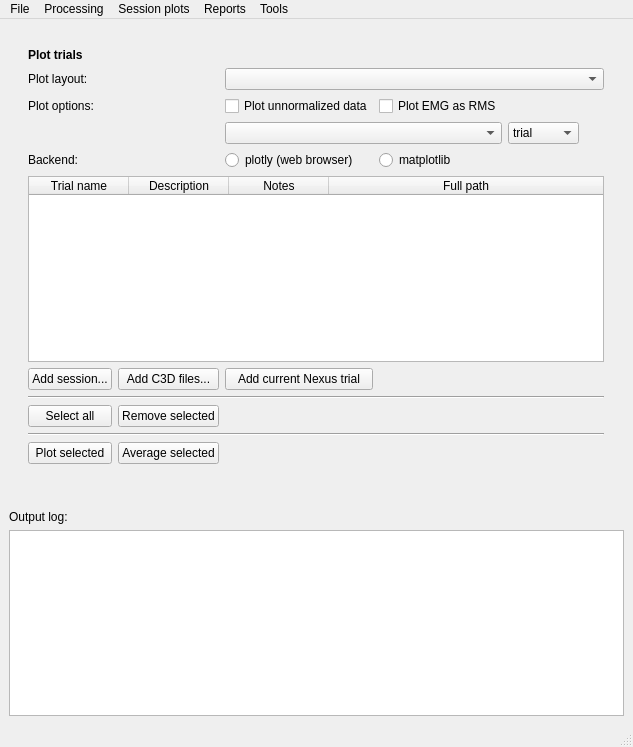
<?xml version="1.0" encoding="UTF-8"?>
<ui version="4.0">
 <class>MainWindow</class>
 <widget class="QMainWindow" name="MainWindow">
  <property name="geometry">
   <rect>
    <x>0</x>
    <y>0</y>
    <width>633</width>
    <height>747</height>
   </rect>
  </property>
  <property name="windowTitle">
   <string>gaitutils menu</string>
  </property>
  <widget class="QWidget" name="centralwidget">
   <layout class="QVBoxLayout" name="verticalLayout">
    <item>
     <spacer name="verticalSpacer">
      <property name="orientation">
       <enum>Qt::Vertical</enum>
      </property>
      <property name="sizeType">
       <enum>QSizePolicy::Fixed</enum>
      </property>
      <property name="sizeHint" stdset="0">
       <size>
        <width>10</width>
        <height>20</height>
       </size>
      </property>
     </spacer>
    </item>
    <item>
     <layout class="QGridLayout" name="gridLayout">
      <item row="3" column="2">
       <widget class="QLabel" name="label_6">
        <property name="font">
         <font>
          <weight>75</weight>
          <bold>true</bold>
         </font>
        </property>
        <property name="text">
         <string>Plot trials</string>
        </property>
       </widget>
      </item>
      <item row="9" column="5">
       <widget class="QRadioButton" name="rbMatplotlib">
        <property name="text">
         <string>matplotlib</string>
        </property>
        <attribute name="buttonGroup">
         <string notr="true">buttonGroup_2</string>
        </attribute>
       </widget>
      </item>
      <item row="11" column="3">
       <widget class="QPushButton" name="btnAddTrials">
        <property name="text">
         <string>Add C3D files...</string>
        </property>
       </widget>
      </item>
      <item row="10" column="2" colspan="8">
       <widget class="QTableWidget" name="tableTrials">
        <property name="styleSheet">
         <string notr="true"/>
        </property>
        <property name="sizeAdjustPolicy">
         <enum>QAbstractScrollArea::AdjustIgnored</enum>
        </property>
        <property name="editTriggers">
         <set>QAbstractItemView::NoEditTriggers</set>
        </property>
        <property name="alternatingRowColors">
         <bool>false</bool>
        </property>
        <property name="selectionBehavior">
         <enum>QAbstractItemView::SelectRows</enum>
        </property>
        <attribute name="horizontalHeaderStretchLastSection">
         <bool>true</bool>
        </attribute>
        <attribute name="verticalHeaderVisible">
         <bool>false</bool>
        </attribute>
        <attribute name="verticalHeaderStretchLastSection">
         <bool>false</bool>
        </attribute>
        <column>
         <property name="text">
          <string>Trial name</string>
         </property>
        </column>
        <column>
         <property name="text">
          <string>Description</string>
         </property>
        </column>
        <column>
         <property name="text">
          <string>Notes</string>
         </property>
        </column>
        <column>
         <property name="text">
          <string>Full path</string>
         </property>
        </column>
       </widget>
      </item>
      <item row="16" column="3">
       <widget class="QPushButton" name="btnAveragePlot">
        <property name="text">
         <string>Average selected</string>
        </property>
       </widget>
      </item>
      <item row="13" column="3">
       <widget class="QPushButton" name="btnClearSelected">
        <property name="text">
         <string>Remove selected</string>
        </property>
       </widget>
      </item>
      <item row="9" column="4">
       <widget class="QRadioButton" name="rbPlotly">
        <property name="text">
         <string>plotly (web browser)</string>
        </property>
        <attribute name="buttonGroup">
         <string notr="true">buttonGroup_2</string>
        </attribute>
       </widget>
      </item>
      <item row="13" column="2">
       <widget class="QPushButton" name="btnSelectAll">
        <property name="text">
         <string>Select all</string>
        </property>
       </widget>
      </item>
      <item row="9" column="2">
       <widget class="QLabel" name="label">
        <property name="text">
         <string>Backend:</string>
        </property>
       </widget>
      </item>
      <item row="5" column="4" colspan="6">
       <widget class="QComboBox" name="cbLayout">
        <property name="sizePolicy">
         <sizepolicy hsizetype="Preferred" vsizetype="Preferred">
          <horstretch>0</horstretch>
          <verstretch>0</verstretch>
         </sizepolicy>
        </property>
       </widget>
      </item>
      <item row="18" column="9">
       <widget class="QLabel" name="label_2">
        <property name="text">
         <string/>
        </property>
       </widget>
      </item>
      <item row="11" column="2">
       <widget class="QPushButton" name="btnAddSession">
        <property name="text">
         <string>Add session...</string>
        </property>
       </widget>
      </item>
      <item row="12" column="2" colspan="8">
       <widget class="Line" name="line_2">
        <property name="orientation">
         <enum>Qt::Horizontal</enum>
        </property>
       </widget>
      </item>
      <item row="5" column="0">
       <spacer name="horizontalSpacer_3">
        <property name="orientation">
         <enum>Qt::Horizontal</enum>
        </property>
        <property name="sizeType">
         <enum>QSizePolicy::Preferred</enum>
        </property>
        <property name="sizeHint" stdset="0">
         <size>
          <width>40</width>
          <height>20</height>
         </size>
        </property>
       </spacer>
      </item>
      <item row="5" column="10">
       <spacer name="horizontalSpacer_4">
        <property name="orientation">
         <enum>Qt::Horizontal</enum>
        </property>
        <property name="sizeType">
         <enum>QSizePolicy::Preferred</enum>
        </property>
        <property name="sizeHint" stdset="0">
         <size>
          <width>40</width>
          <height>20</height>
         </size>
        </property>
       </spacer>
      </item>
      <item row="7" column="2">
       <widget class="QLabel" name="label_5">
        <property name="text">
         <string>Plot options:</string>
        </property>
       </widget>
      </item>
      <item row="16" column="2">
       <widget class="QPushButton" name="btnPlotTrials">
        <property name="text">
         <string>Plot selected</string>
        </property>
       </widget>
      </item>
      <item row="5" column="2">
       <widget class="QLabel" name="label_3">
        <property name="text">
         <string>Plot layout:</string>
        </property>
       </widget>
      </item>
      <item row="7" column="4">
       <widget class="QCheckBox" name="xbPlotUnnorm">
        <property name="sizePolicy">
         <sizepolicy hsizetype="Preferred" vsizetype="Fixed">
          <horstretch>0</horstretch>
          <verstretch>0</verstretch>
         </sizepolicy>
        </property>
        <property name="text">
         <string>Plot unnormalized data</string>
        </property>
       </widget>
      </item>
      <item row="11" column="4">
       <widget class="QPushButton" name="btnAddNexusTrial">
        <property name="text">
         <string>Add current Nexus trial</string>
        </property>
       </widget>
      </item>
      <item row="7" column="5">
       <widget class="QCheckBox" name="xbEMGRMS">
        <property name="text">
         <string>Plot EMG as RMS</string>
        </property>
        <property name="checked">
         <bool>false</bool>
        </property>
       </widget>
      </item>
      <item row="15" column="2" colspan="8">
       <widget class="Line" name="line">
        <property name="orientation">
         <enum>Qt::Horizontal</enum>
        </property>
       </widget>
      </item>
      <item row="8" column="6">
       <widget class="QComboBox" name="cbColorStyleBy">
        <item>
         <property name="text">
          <string>trial</string>
         </property>
        </item>
        <item>
         <property name="text">
          <string>context</string>
         </property>
        </item>
        <item>
         <property name="text">
          <string>session</string>
         </property>
        </item>
        <item>
         <property name="text">
          <string>none</string>
         </property>
        </item>
       </widget>
      </item>
      <item row="8" column="4" colspan="2">
       <widget class="QComboBox" name="cbColorStyleVar"/>
      </item>
     </layout>
    </item>
    <item>
     <spacer name="verticalSpacer_3">
      <property name="orientation">
       <enum>Qt::Vertical</enum>
      </property>
      <property name="sizeType">
       <enum>QSizePolicy::Fixed</enum>
      </property>
      <property name="sizeHint" stdset="0">
       <size>
        <width>10</width>
        <height>20</height>
       </size>
      </property>
     </spacer>
    </item>
    <item>
     <widget class="QLabel" name="label_4">
      <property name="text">
       <string>Output log:</string>
      </property>
     </widget>
    </item>
    <item>
     <widget class="QPlainTextEdit" name="txtOutput"/>
    </item>
   </layout>
  </widget>
  <widget class="QMenuBar" name="menubar">
   <property name="geometry">
    <rect>
     <x>0</x>
     <y>0</y>
     <width>633</width>
     <height>21</height>
    </rect>
   </property>
   <widget class="QMenu" name="menuFile">
    <property name="title">
     <string>File</string>
    </property>
    <addaction name="actionOpts"/>
    <addaction name="actionQuit"/>
   </widget>
   <widget class="QMenu" name="menuAnalysis">
    <property name="title">
     <string>Tools</string>
    </property>
    <addaction name="actionTardieu_analysis"/>
   </widget>
   <widget class="QMenu" name="menuProcessing">
    <property name="title">
     <string>Processing</string>
    </property>
    <addaction name="actionAutoprocess_session"/>
    <addaction name="actionAutoprocess_single_trial"/>
    <addaction name="actionAutomark_events"/>
    <addaction name="actionRun_postprocessing_pipelines"/>
    <addaction name="actionConvert_session_videos_to_web_format"/>
    <addaction name="actionCopy_session_videos_to_desktop"/>
   </widget>
   <widget class="QMenu" name="menuReports">
    <property name="title">
     <string>Reports</string>
    </property>
    <addaction name="actionWeb_report_from_Nexus_session"/>
    <addaction name="actionPDF_report_from_Nexus_session"/>
    <addaction name="actionWeb_reports"/>
    <addaction name="actionCreate_PDF_report"/>
   </widget>
   <widget class="QMenu" name="menuPlotting">
    <property name="title">
     <string>Session plots</string>
    </property>
    <addaction name="actionTrial_median_velocities"/>
    <addaction name="actionTrial_timedep_velocities"/>
    <addaction name="actionTime_distance_average"/>
   </widget>
   <addaction name="menuFile"/>
   <addaction name="menuProcessing"/>
   <addaction name="menuPlotting"/>
   <addaction name="menuReports"/>
   <addaction name="menuAnalysis"/>
  </widget>
  <widget class="QStatusBar" name="statusbar"/>
  <action name="actionOptions">
   <property name="text">
    <string>Options...</string>
   </property>
  </action>
  <action name="actionQuit">
   <property name="text">
    <string>Quit</string>
   </property>
  </action>
  <action name="actionOptions_2">
   <property name="text">
    <string>Options...</string>
   </property>
  </action>
  <action name="actionOptions_3">
   <property name="text">
    <string>Options...</string>
   </property>
  </action>
  <action name="actionOptions_4">
   <property name="text">
    <string>Options</string>
   </property>
  </action>
  <action name="actionOpts">
   <property name="text">
    <string>Options...</string>
   </property>
  </action>
  <action name="actionTardieu_analysis">
   <property name="text">
    <string>Tardieu analysis...</string>
   </property>
  </action>
  <action name="actionAutoprocess_session">
   <property name="text">
    <string>Autoprocess session</string>
   </property>
  </action>
  <action name="actionAutoprocess_single_trial">
   <property name="text">
    <string>Autoprocess single trial</string>
   </property>
  </action>
  <action name="actionAutomark_events">
   <property name="text">
    <string>Automark events</string>
   </property>
  </action>
  <action name="actionRun_postprocessing_pipelines">
   <property name="text">
    <string>Run postprocessing pipelines</string>
   </property>
  </action>
  <action name="actionConvert_session_videos_to_web_format">
   <property name="text">
    <string>Convert session videos to web format</string>
   </property>
  </action>
  <action name="actionCopy_session_videos_to_desktop">
   <property name="text">
    <string>Copy session videos to desktop</string>
   </property>
  </action>
  <action name="actionCreate_PDF_report">
   <property name="text">
    <string>Create PDF report...</string>
   </property>
  </action>
  <action name="actionCreate_comparison_PDF_report">
   <property name="text">
    <string>Create comparison PDF report...</string>
   </property>
  </action>
  <action name="actionWeb_reports">
   <property name="text">
    <string>Web reports...</string>
   </property>
  </action>
  <action name="actionTrial_median_velocities">
   <property name="text">
    <string>Median trial velocities</string>
   </property>
  </action>
  <action name="actionKinematics_average">
   <property name="text">
    <string>Kinematics average</string>
   </property>
  </action>
  <action name="actionTime_distance_average">
   <property name="text">
    <string>Time-distance average</string>
   </property>
  </action>
  <action name="actionKinematics_consistency">
   <property name="text">
    <string>Kinematics consistency</string>
   </property>
  </action>
  <action name="actionEMG_consistency">
   <property name="text">
    <string>EMG consistency</string>
   </property>
  </action>
  <action name="actionMuscle_length_consistency">
   <property name="text">
    <string>Muscle length consistency</string>
   </property>
  </action>
  <action name="actionKin_average">
   <property name="text">
    <string>Kinematics average</string>
   </property>
  </action>
  <action name="actionTrial_timedep_velocities">
   <property name="text">
    <string>Time-dependent trial velocities</string>
   </property>
  </action>
  <action name="actionWeb_report_from_Nexus_session">
   <property name="text">
    <string>Web report from Nexus session...</string>
   </property>
  </action>
  <action name="actionCreate_PDF_report_Nexus">
   <property name="text">
    <string>PDF report from Nexus session...</string>
   </property>
  </action>
  <action name="actionPDF_report_from_Nexus_session">
   <property name="text">
    <string>PDF report from Nexus session...</string>
   </property>
  </action>
 </widget>
 <resources/>
 <connections/>
 <buttongroups>
  <buttongroup name="buttonGroup_2"/>
 </buttongroups>
</ui>
